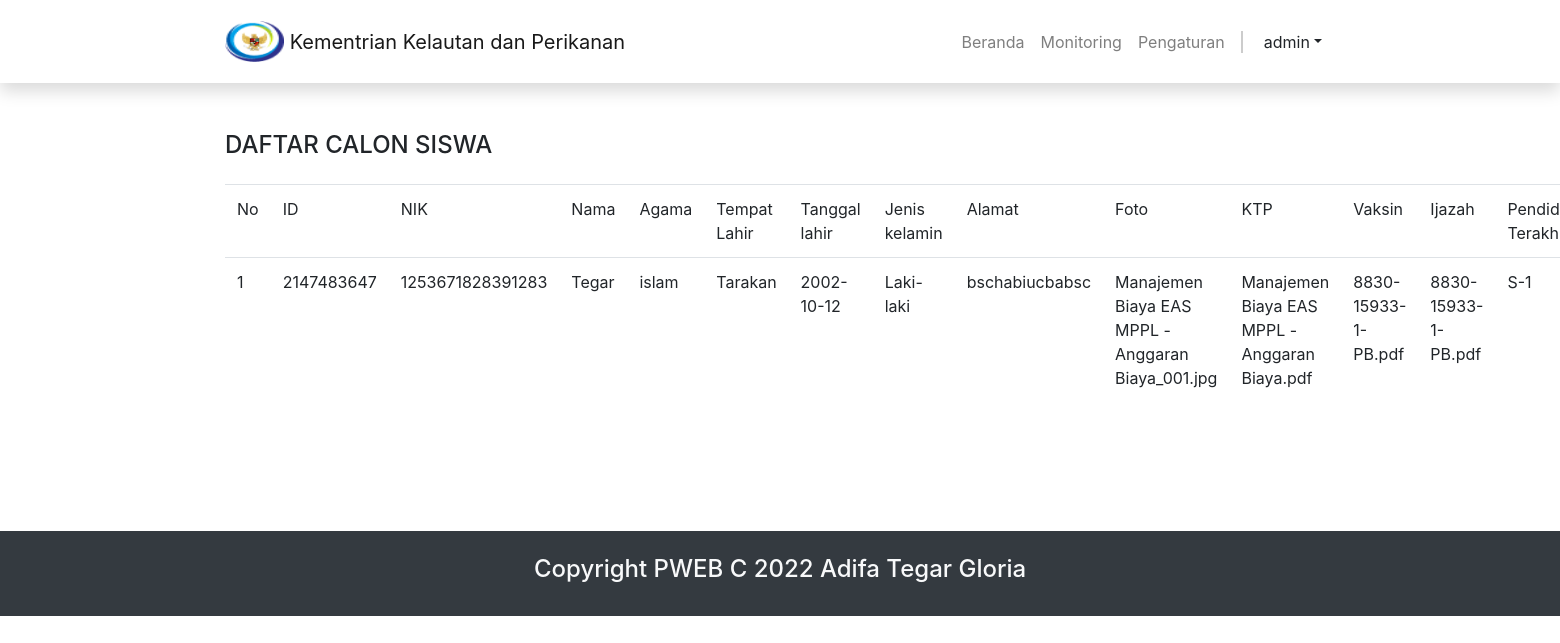
Page /views/admin?monitoring (signed in) on the earlier database version.
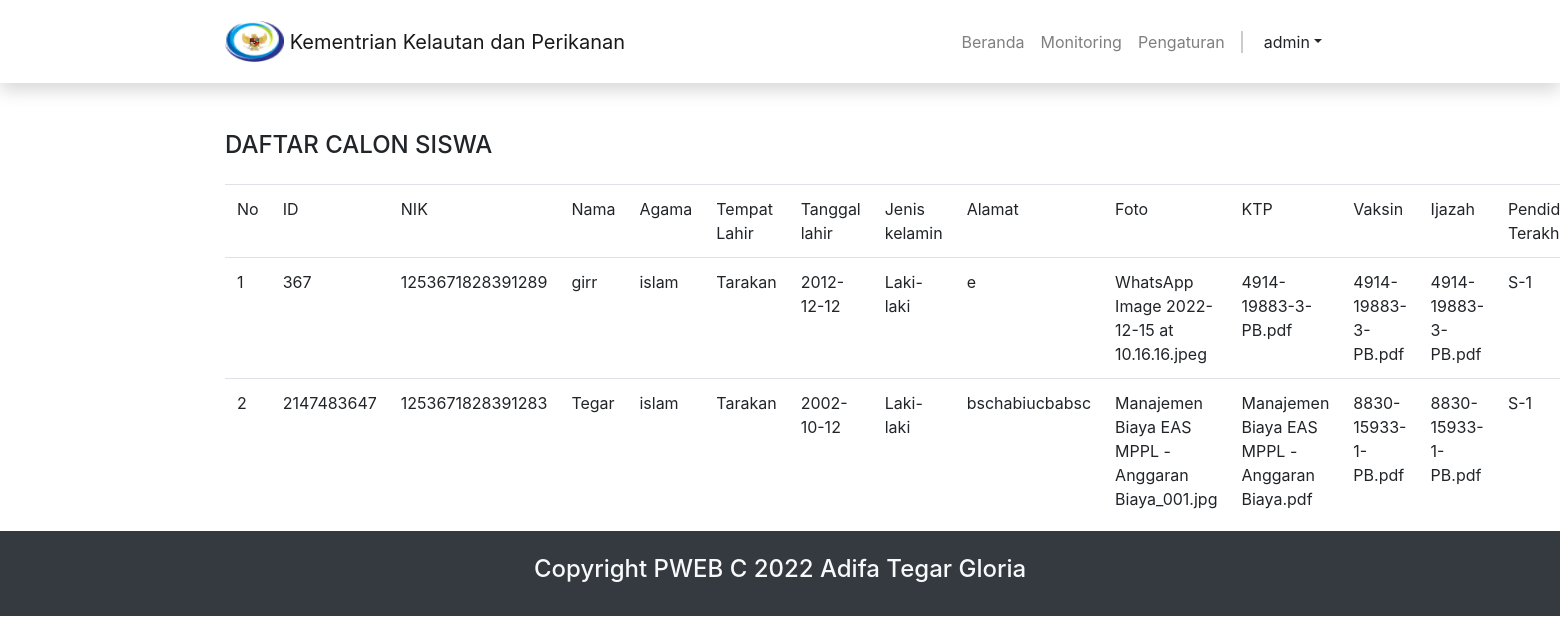
Same page on the later database version.
### tables this page shows
CREATE TABLE `pendaftar` (
  `no_pendf` int(11) NOT NULL,
  `id` int(11) NOT NULL,
  `nik` varchar(16) NOT NULL,
  `nama` varchar(25) NOT NULL,
  `kelamin` enum('L','P') NOT NULL,
  `tempat_lhr` varchar(50) NOT NULL,
  `tgl_lhr` date NOT NULL,
  `agama` varchar(10) NOT NULL,
  `alamat` text NOT NULL,
  `pendidikan` varchar(50) NOT NULL,
  `formasi_jabatan` varchar(50) NOT NULL,
  `id_berkas` int(11) NOT NULL,
  `status` int(1) NOT NULL
);

CREATE TABLE `berkas` (
  `id_berkas` int(11) NOT NULL,
  `foto` varchar(255) NOT NULL,
  `ktp` varchar(255) NOT NULL,
  `vaksin` varchar(255) NOT NULL,
  `ijazah` varchar(255) NOT NULL
);

### views/admin/monitoring.php (the view, shortened to what this page needs)
<?php
    include "../../controller/connect.php";
?>
<main role="main" class="m-5">
    <div class="container">
        <h4>DAFTAR CALON SISWA</h4>
        <table class="table mt-4">
            <tr>
                <td>No</td>
                <td>ID</td>
                <td>NIK</td>
                <td>Nama</td>
                <td>Agama</td>
                <td>Tempat Lahir</td>
                <td>Tanggal lahir</td>
                <td>Jenis kelamin</td>
                <td>Alamat</td>
                <td>Foto</td>
                <td>KTP</td>
                <td>Vaksin</td>
                <td>Ijazah</td>
                <td>Pendidikan Terakhir</td>
            </tr>
            <?php
                $i=0;
                $query = mysqli_query($connect, "SELECT * FROM pendaftar p JOIN berkas b ON b.id_berkas=p.id_berkas");
                foreach($query as $data) :
                $i++;
            ?>
            <tr>
                <td><?= $i; ?></td>
                <td><?= $data['no_pendf'] ?></td>
                <td><?= $data['nik'] ?></td>
                <td><?= $data['nama'] ?></td>
                <td><?= $data['agama'] ?></td>
                <td><?= $data['tempat_lhr'] ?></td>
                <td><?= $data['tgl_lhr'] ?></td>
                <td><?= ($data['kelamin'] == 'L') ? 'Laki-laki' : 'Perempuan' ; ?></td>
                <td><?= $data['alamat'] ?></td>
                <td><?= $data['foto'] ?></td>
                <td><?= $data['ktp'] ?></td>
                <td><?= $data['vaksin'] ?></td>
                <td><?= $data['ijazah'] ?></td>
                <td><?= $data['pendidikan'] ?></td>
            </tr>
                <?php endforeach; ?>
        </table>
    </div>
</main>

### views/admin/index.php (shortened to what this page needs)
<?php
    include "../../controller/connect.php";
?>
<!DOCTYPE html>
<html lang="en">
<head>
    <link rel="stylesheet" href="../../assets/css/bootstrap.css">
    <link rel="stylesheet" href="../../assets/css/all.css">
</head>
<body>
    <nav class="navbar navbar-expand-lg navbar-light bg-white p-3 shadow" style="width:100%">
        <div class="container">
            <a class="navbar-brand" href="https://kkp.go.id/page/7-visi-dan-misi">
                <img src="../../assets/img/logo.png" width="59" height="41" alt="logosmk">
                <span class="align-middle">Kementrian Kelautan dan Perikanan</span>
            </a>
            <div class="collapse navbar-collapse" id="navbarNav">
                <ul class="navbar-nav ml-auto">
                    <li class="nav-item">
                        <a class="nav-link" href="?beranda">Beranda</a>
                    </li>
                    <li class="nav-item">
                        <a class="nav-link" href="?monitoring">Monitoring</a>
                    </li>
                    <li class="nav-item">
                        <a class="nav-link" href="?pengaturan">Pengaturan</a>
                    </li>
                </ul>
            </div>
            <hr class="mx-2 m-0" style="height:20px; border: 1px solid rgba(0, 0, 0, 0.2)">
            <div class="dropdown">
                <a class="btn btn-white dropdown-toggle" href="" role="button" data-toggle="dropdown"><?= $_SESSION['nama'] ?></a>
            </div>
        </div>
    </nav>
    <main role="main" style="min-height:400px">
        <?php
        if(isset($_GET['beranda'])) {
            include "beranda.php";
        } elseif(isset($_GET['monitoring'])) {
            include "monitoring.php";
        } elseif(isset($_GET['pengaturan'])) {
            include "pengaturan.php";
        }
        else {
            include "beranda.php";
        }
        ?>
    </main>
    <footer class="bg-dark">
        <div class="container text-light">
            <div class="row p-4">
                <div class="col text-center">
                    <h4>Copyright PWEB C 2022 Adifa Tegar Gloria</h4>
                </div>
            </div>
        </div>
    </footer>
</body>
</html>

Differences in the rows shown:
added pendaftar: no_pendf "367", nik "1253671828391289", nama "girr", agama "islam", tempat_lhr "Tarakan", tgl_lhr "2012-12-12", kelamin "Laki-laki", alamat "e", id_berkas.foto "WhatsApp Image 2022-12-15 at 10.16.16.jpeg", id_berkas.ktp "4914-19883-3-PB.pdf", id_berkas.vaksin "4914-19883-3-PB.pdf", id_berkas.ijazah "4914-19883-3-PB.pdf", pendidikan "S-1"
